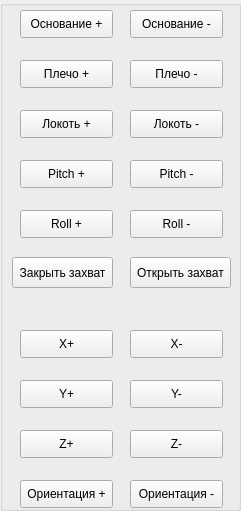
   <widget class="QGroupBox" name="groupBox_6">
    <property name="geometry">
     <rect>
      <x>850</x>
      <y>10</y>
      <width>241</width>
      <height>511</height>
     </rect>
    </property>
    <property name="title">
     <string/>
    </property>
    <property name="flat">
     <bool>true</bool>
    </property>
    <widget class="QPushButton" name="BaseupBtn">
     <property name="geometry">
      <rect>
       <x>20</x>
       <y>10</y>
       <width>93</width>
       <height>28</height>
      </rect>
     </property>
     <property name="text">
      <string>Основание +</string>
     </property>
    </widget>
    <widget class="QPushButton" name="BasedwnBtn">
     <property name="geometry">
      <rect>
       <x>130</x>
       <y>10</y>
       <width>93</width>
       <height>28</height>
      </rect>
     </property>
     <property name="text">
      <string>Основание -</string>
     </property>
    </widget>
    <widget class="QPushButton" name="ShdrupBtn">
     <property name="geometry">
      <rect>
       <x>20</x>
       <y>60</y>
       <width>93</width>
       <height>28</height>
      </rect>
     </property>
     <property name="text">
      <string>Плечо +</string>
     </property>
    </widget>
    <widget class="QPushButton" name="ShdrdwnBtn">
     <property name="geometry">
      <rect>
       <x>130</x>
       <y>60</y>
       <width>93</width>
       <height>28</height>
      </rect>
     </property>
     <property name="text">
      <string>Плечо -</string>
     </property>
    </widget>
    <widget class="QPushButton" name="ElbowupBtn">
     <property name="geometry">
      <rect>
       <x>20</x>
       <y>110</y>
       <width>93</width>
       <height>28</height>
      </rect>
     </property>
     <property name="text">
      <string>Локоть +</string>
     </property>
    </widget>
    <widget class="QPushButton" name="ElbowdwnBtn">
     <property name="geometry">
      <rect>
       <x>130</x>
       <y>110</y>
       <width>93</width>
       <height>28</height>
      </rect>
     </property>
     <property name="text">
      <string>Локоть -</string>
     </property>
    </widget>
    <widget class="QPushButton" name="PitchupBtn">
     <property name="geometry">
      <rect>
       <x>20</x>
       <y>160</y>
       <width>93</width>
       <height>28</height>
      </rect>
     </property>
     <property name="text">
      <string>Pitch +</string>
     </property>
    </widget>
    <widget class="QPushButton" name="PitchdwnBtn">
     <property name="geometry">
      <rect>
       <x>130</x>
       <y>160</y>
       <width>93</width>
       <height>28</height>
      </rect>
     </property>
     <property name="text">
      <string>Pitch -</string>
     </property>
    </widget>
    <widget class="QPushButton" name="RollupBtn">
     <property name="geometry">
      <rect>
       <x>20</x>
       <y>210</y>
       <width>93</width>
       <height>28</height>
      </rect>
     </property>
     <property name="text">
      <string>Roll +</string>
     </property>
    </widget>
    <widget class="QPushButton" name="RolldwnBtn">
     <property name="geometry">
      <rect>
       <x>130</x>
       <y>210</y>
       <width>93</width>
       <height>28</height>
      </rect>
     </property>
     <property name="text">
      <string>Roll -</string>
     </property>
    </widget>
    <widget class="QPushButton" name="XdwnBtn">
     <property name="geometry">
      <rect>
       <x>130</x>
       <y>330</y>
       <width>93</width>
       <height>28</height>
      </rect>
     </property>
     <property name="text">
      <string>X-</string>
     </property>
    </widget>
    <widget class="QPushButton" name="XupBtn">
     <property name="geometry">
      <rect>
       <x>20</x>
       <y>330</y>
       <width>93</width>
       <height>28</height>
      </rect>
     </property>
     <property name="text">
      <string>X+</string>
     </property>
    </widget>
    <widget class="QPushButton" name="YdwnBtn">
     <property name="geometry">
      <rect>
       <x>130</x>
       <y>380</y>
       <width>93</width>
       <height>28</height>
      </rect>
     </property>
     <property name="text">
      <string>Y-</string>
     </property>
    </widget>
    <widget class="QPushButton" name="YupBtn">
     <property name="geometry">
      <rect>
       <x>20</x>
       <y>380</y>
       <width>93</width>
       <height>28</height>
      </rect>
     </property>
     <property name="text">
      <string>Y+</string>
     </property>
    </widget>
    <widget class="QPushButton" name="ZdwnBtn">
     <property name="geometry">
      <rect>
       <x>130</x>
       <y>430</y>
       <width>93</width>
       <height>28</height>
      </rect>
     </property>
     <property name="text">
      <string>Z-</string>
     </property>
    </widget>
    <widget class="QPushButton" name="GrCloseBtn">
     <property name="geometry">
      <rect>
       <x>12</x>
       <y>257</y>
       <width>101</width>
       <height>31</height>
      </rect>
     </property>
     <property name="text">
      <string>Закрыть захват</string>
     </property>
    </widget>
    <widget class="QPushButton" name="GrOpenBtn">
     <property name="geometry">
      <rect>
       <x>130</x>
       <y>257</y>
       <width>101</width>
       <height>31</height>
      </rect>
     </property>
     <property name="text">
      <string>Открыть захват</string>
     </property>
    </widget>
    <widget class="QPushButton" name="ZupBtn">
     <property name="geometry">
      <rect>
       <x>20</x>
       <y>430</y>
       <width>93</width>
       <height>28</height>
      </rect>
     </property>
     <property name="text">
      <string>Z+</string>
     </property>
    </widget>
    <widget class="QPushButton" name="Orientup_Btn">
     <property name="geometry">
      <rect>
       <x>20</x>
       <y>480</y>
       <width>93</width>
       <height>28</height>
      </rect>
     </property>
     <property name="text">
      <string>Ориентация +</string>
     </property>
    </widget>
    <widget class="QPushButton" name="Orientdown_Btn">
     <property name="geometry">
      <rect>
       <x>130</x>
       <y>480</y>
       <width>93</width>
       <height>28</height>
      </rect>
     </property>
     <property name="text">
      <string>Ориентация -</string>
     </property>
    </widget>
   </widget>
